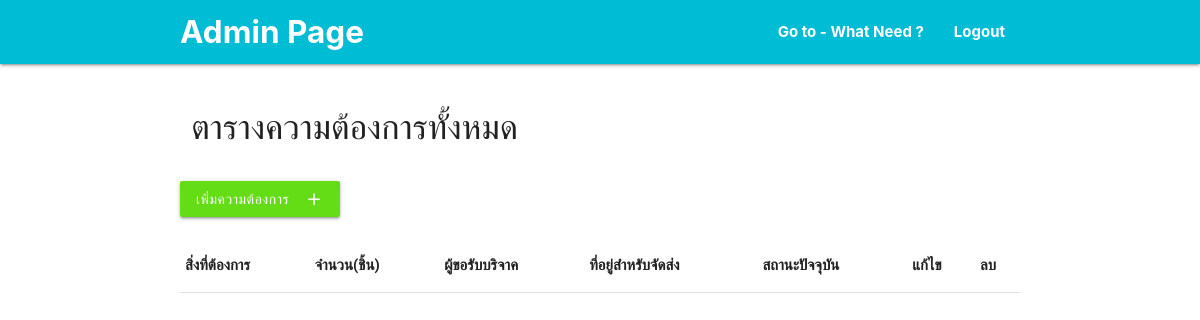
The page /admin/admin_page.php on the database as committed earlier.
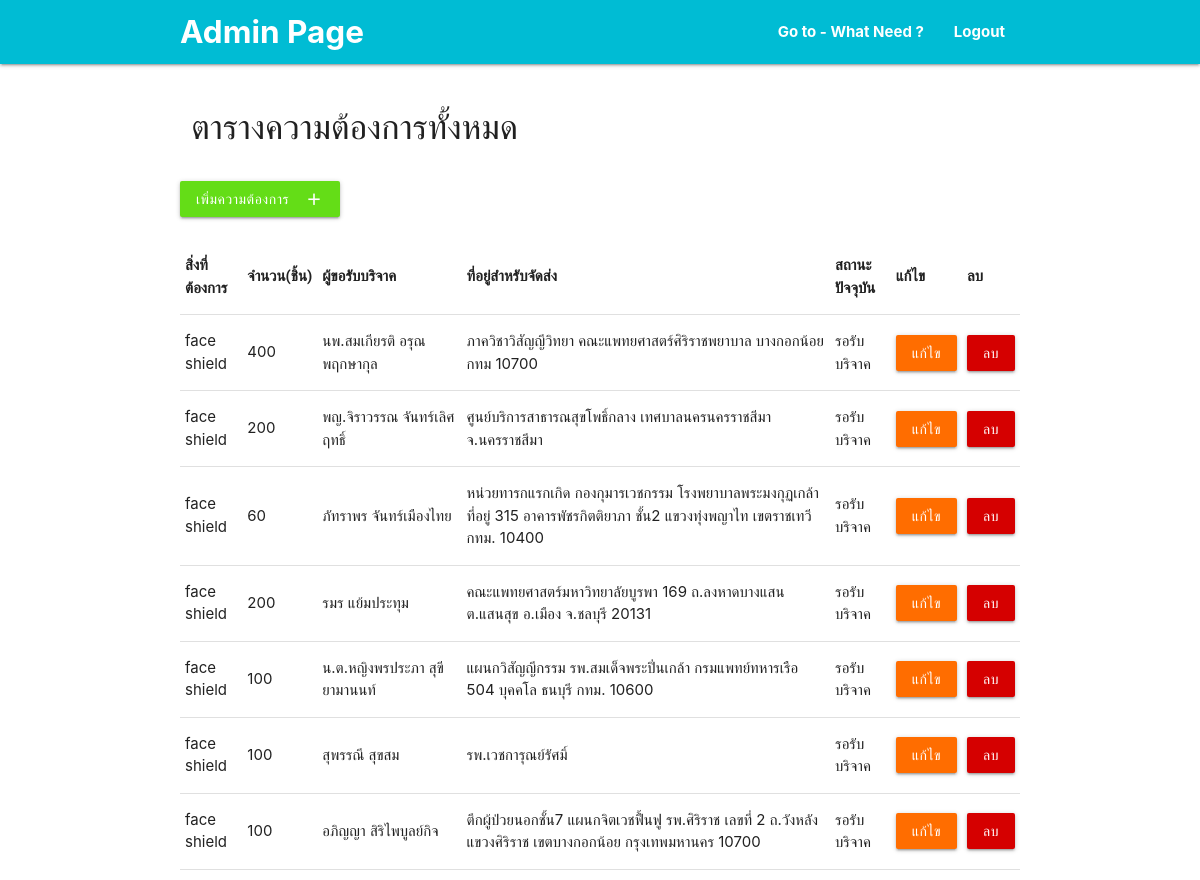
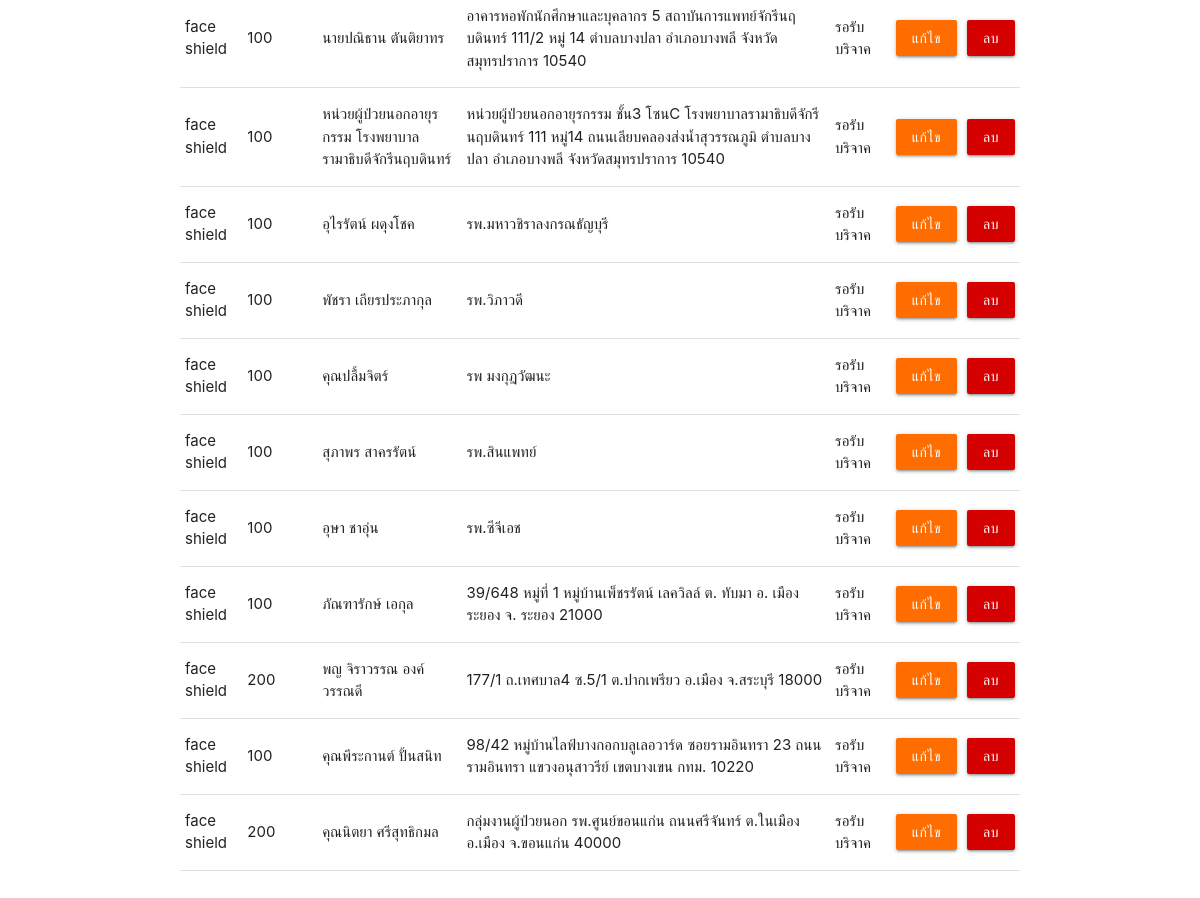
The same page on the database as committed later (2 pictures, top to bottom).
### tables this page shows
CREATE TABLE `save_med` (
  `id` int(10) NOT NULL,
  `need` text NOT NULL,
  `piece` int(11) NOT NULL,
  `place` text NOT NULL,
  `applicant` text NOT NULL,
  `contact` text NOT NULL,
  `status` text NOT NULL
);

### admin/admin_page.php (the view, shortened to what this page needs)
<?php
    require './../server/server.php';
    $sql = "SELECT `id`, `need`, `piece`, `place`,`applicant`, `status` FROM save_med ";
    $result = mysqli_query($connect,$sql);
?>
<!DOCTYPE html>
<html lang="en">
<head>
    <link rel="stylesheet" href="../css/font.css">
    <link href="../css/materialize.css" type="text/css" rel="stylesheet" media="screen,projection" />
    <link href="../css/style.css" type="text/css" rel="stylesheet" media="screen,projection" />
</head>
<body>
    <nav class="cyan" role="navigation">
        <div class="nav-wrapper container">
            <a id="logo-container" href="admin_page.php" class="brand-logo white-text"><b>Admin Page</b></a>
            <ul class="right hide-on-med-and-down">
                <li><a href="../need.php" target="_blank" class="white-text"><b>Go to - What Need ?</b></a></li>
                <li><a href="../index.php" class="white-text"><b>Logout</b></a></li>
            </ul>
        </div>
    </nav>
    <div class="container">
        <br>
        <div class="row">
            <div class="col 6">
                <h4>ตารางความต้องการทั้งหมด</h4>
            </div>
        </div>
        <a href="form_add_need.php">
            <button type="submit" class="btn waves-effect waves-light light-green accent-4">เพิ่มความต้องการ
                <i class="material-icons right">add</i>
            </button>
        </a><br><br>
        <table class="responsive-table">
            <thead>
                <tr>
                    <th style="font-family: 'Itim', cursive;">สิ่งที่ต้องการ</th>
                    <th style="font-family: 'Itim', cursive;">จำนวน(ชิ้น)</th>
                    <th style="font-family: 'Itim', cursive;">ผู้ขอรับบริจาค</th>
                    <th style="font-family: 'Itim', cursive;">ที่อยู่สำหรับจัดส่ง</th>
                    <th style="font-family: 'Itim', cursive;">สถานะปัจจุบัน</th>
                    <th style="font-family: 'Itim', cursive;">แก้ไข</th>
                    <th style="font-family: 'Itim', cursive;">ลบ</th>
                </tr>
            </thead>
            <tbody>
                <?php while ($row = mysqli_fetch_array($result)) {  ?>
                    <tr>
                        <td><?php echo $row['need'] ?></td>
                        <td><?php echo $row['piece'] ?></td>
                        <td><?php echo $row['applicant'] ?></td>
                        <td><?php echo $row['place'] ?></td>
                        <td><?php echo $row['status'] ?></td>
                        <td>
                            <a href="form_edit_need.php?333=<?php echo $row['id'] ?>">
                                <button type="submit" class="btn waves-effect waves-light orange accent-4">แก้ไข
                                </button>
                            </a>
                        </td>
                        <td>
                            <a href="delete_need.php?333=<?php echo $row['id'] ?>">
                                <button type="submit" class="btn waves-effect waves-light red accent-4 "onclick="return confirm('คุณต้องการลบรายการนี้ ใช่หรือไม่ ?')">ลบ
                                </button>
                            </a>
                        </td>
                    </tr>
                <?php } ?>
            </tbody>
        </table>
        <br><br><br>
    </div>
</body>
</html>

Rows that differ between the two databases and show on the page:
added save_med: need "face shield", piece "400", applicant "นพ.สมเกียรติ อรุณพฤกษากุล", place "ภาควิชาวิสัญญีวิทยา คณะแพทยศาสตร์ศิริราชพยาบาล บางกอกน้อย กทม 10700", status "รอรับบริจาค"
added save_med: need "face shield", piece "200", applicant "พญ.จิราวรรณ จันทร์เลิศฤทธิ์", place "ศูนย์บริการสาธารณสุขโพธิ์กลาง เทศบาลนครนครราชสีมา จ.นครราชสีมา", status "รอรับบริจาค"
added save_med: need "face shield", piece "60", applicant "ภัทราพร จันทร์เมืองไทย", place "หน่วยทารกแรกเกิด กองกุมารเวชกรรม โรงพยาบาลพระมงกุฏเกล้า ที่อยู่ 315 อาคารพัชรกิตติยาภา ชั้น2 แขวงทุ่งพญาไท เขตราชเทวี กทม. 10400", status "รอรับบริจาค"
added save_med: need "face shield", piece "200", applicant "รมร แย้มประทุม", place "คณะแพทยศาสตร์มหาวิทยาลัยบูรพา 169 ถ.ลงหาดบางแสน ต.แสนสุข อ.เมือง จ.ชลบุรี 20131", status "รอรับบริจาค"
added save_med: need "face shield", piece "100", applicant "น.ต.หญิงพรประภา สุขียามานนท์", place "แผนกวิสัญญีกรรม รพ.สมเด็จพระปิ่นเกล้า กรมแพทย์ทหารเรือ 504 บุคคโล ธนบุรี กทม. 10600", status "รอรับบริจาค"
added save_med: need "face shield", piece "100", applicant "สุพรรณี สุขสม", place "รพ.เวชการุณย์รัศมิ์", status "รอรับบริจาค"
added save_med: need "face shield", piece "100", applicant "อภิญญา สิริไพบูลย์กิจ", place "ตึกผู้ป่วยนอกชั้น7 แผนกจิตเวชฟื้นฟู รพ.ศิริราช เลขที่ 2 ถ.วังหลัง แขวงศิริราช เขตบางกอกน้อย กรุงเทพมหานคร 10700", status "รอรับบริจาค"
added save_med: need "face shield", piece "100", applicant "นายปณิธาน ตันติยาทร", place "อาคารหอพักนักศึกษาและบุคลากร 5 สถาบันการแพทย์จักรีนฤบดินทร์ 111/2 หมู่ 14 ตำบลบางปลา อำเภอบางพลี จังหวัดสมุทรปราการ 10540", status "รอรับบริจาค"
added save_med: need "face shield", piece "100", applicant "หน่วยผู้ป่วยนอกอายุรกรรม โรงพยาบาลรามาธิบดีจักรีนฤบดินทร์", place "หน่วยผู้ป่วยนอกอายุรกรรม ชั้น3 โซนC โรงพยาบาลรามาธิบดีจักรีนฤบดินทร์ 111 หมู่14 ถนนเลียบคลองส่งน้ำสุวรรณภูมิ ตำบลบางปลา อำเภอบางพลี จังหวัดสมุทรปราการ 10540", status "รอรับบริจาค"
added save_med: need "face shield", piece "100", applicant "อุไรรัตน์ ผดุงโชค", place "รพ.มหาวชิราลงกรณธัญบุรี", status "รอรับบริจาค"
added save_med: need "face shield", piece "100", applicant "พัชรา เถียรประภากุล", place "รพ.วิภาวดี", status "รอรับบริจาค"
added save_med: need "face shield", piece "100", applicant "คุณปลื้มจิตร์", place "รพ มงกุฎวัฒนะ", status "รอรับบริจาค"
added save_med: need "face shield", piece "100", applicant "สุภาพร สาครรัตน์", place "รพ.สินแพทย์", status "รอรับบริจาค"
added save_med: need "face shield", piece "100", applicant "อุษา ชาอุ่น", place "รพ.ซีจีเอช", status "รอรับบริจาค"
added save_med: need "face shield", piece "100", applicant "ภัณฑารักษ์ เอกุล", place "39/648 หมู่ที่ 1 หมู่บ้านเพ็ชรรัตน์ เลควิลล์ ต. ทับมา อ. เมืองระยอง จ. ระยอง 21000", status "รอรับบริจาค"
added save_med: need "face shield", piece "200", applicant "พญ จิราวรรณ องค์วรรณดี", place "177/1 ถ.เทศบาล4 ซ.5/1 ต.ปากเพรียว อ.เมือง จ.สระบุรี 18000", status "รอรับบริจาค"
added save_med: need "face shield", piece "100", applicant "คุณพีระกานต์ ปั้นสนิท", place "98/42 หมู่บ้านไลฟ์บางกอกบลูเลอวาร์ด ซอยรามอินทรา 23 ถนนรามอินทรา แขวงอนุสาวรีย์ เขตบางเขน กทม. 10220", status "รอรับบริจาค"
added save_med: need "face shield", piece "200", applicant "คุณนิตยา ศรีสุทธิกมล", place "กลุ่มงานผู้ป่วยนอก รพ.ศูนย์ขอนแก่น ถนนศรีจันทร์ ต.ในเมือง อ.เมือง จ.ขอนแก่น 40000", status "รอรับบริจาค"
